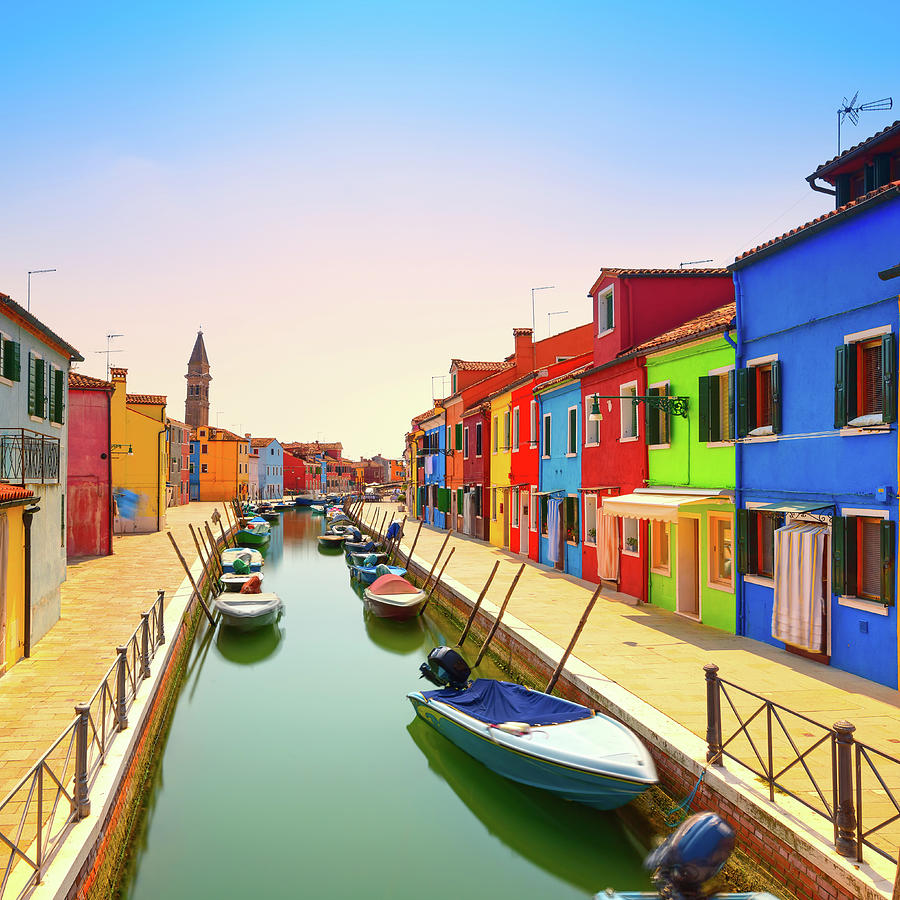
#> input picture 2-venice-landmark-burano-island-canal-colorful-houses-and-boats-stevanzz-photography.jpg, 900 x 900 px
$ python environment.py
#> lines starting #> are read from the running program, lines starting #| are printed output that depends on the picture
#> further down, original_image is the input picture: shape (900, 900, 3); mean B, G, R 156.6, 163.1, 161
import numpy as np
from cv2 import cv2
import matplotlib.pyplot as plt
from PIL import Image

def crop_half(image):
  a = []
  height, width = image.shape[:2]
#> height = 900; width = 900
  # Let's get the starting pixel coordiantes (top left of cropped top)
  start_row, start_col = int(0), int(0)
  # Let's get the ending pixel coordinates (bottom right of cropped top)
  end_row, end_col = int(height ), int(width * .5)
#> end_row = 900; end_col = 450
  cropped_top = image[start_row:end_row , start_col:end_col]
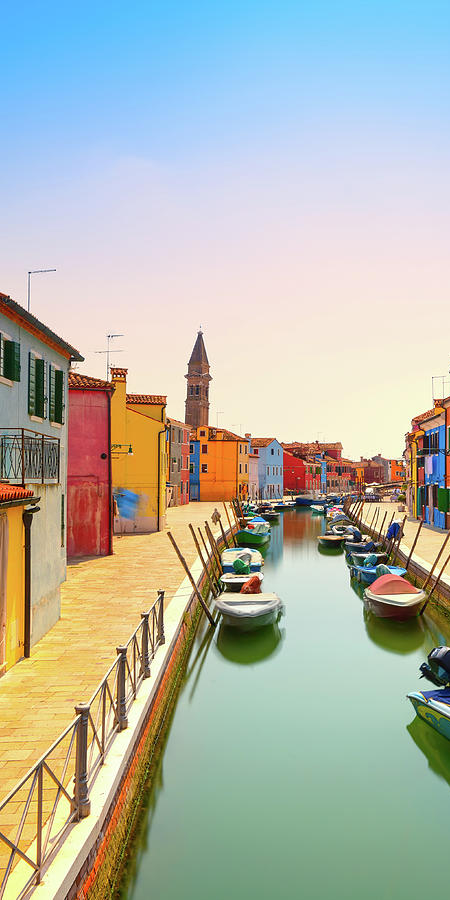
#> cropped_top: shape (900, 450, 3); mean R, G, B 177.9, 181.8, 170.2
  a.append(start_row)
  a.append(end_row)
  a.append(start_col)
  a.append(end_col)
  print (start_row, end_row)
#| 0 900
  print (start_col, end_col)
#| 0 450

  cv2.imshow("Cropped Left", cropped_top)
  cv2.waitKey(0)
  cv2.destroyAllWindows()

  # Let's get the starting pixel coordiantes (top left of cropped bottom)
  start_row, start_col = int(0), int(width* .5)
#> start_row = 0; start_col = 450
  # Let's get the ending pixel coordinates (bottom right of cropped bottom)
  end_row, end_col = int(height), int(width)
#> end_col = 900
  cropped_bot = image[start_row:end_row , start_col:end_col]
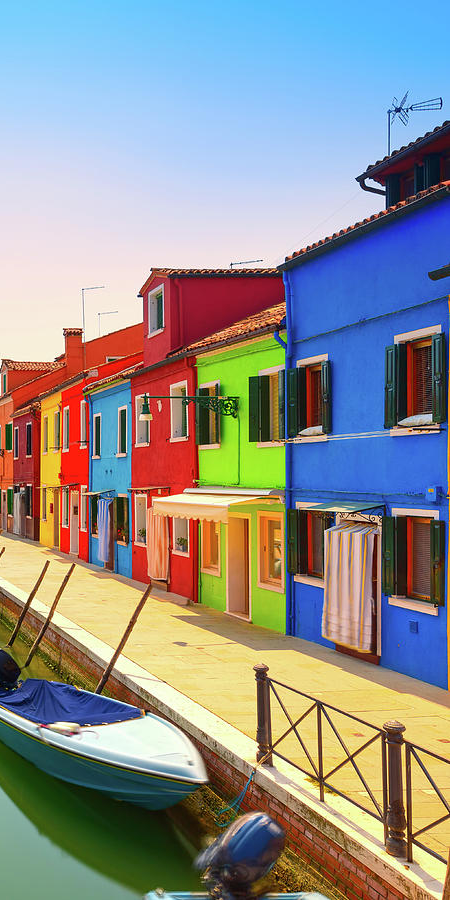
#> cropped_bot: shape (900, 450, 3); mean R, G, B 144.2, 144.5, 142.9
  a.append(start_row)
  a.append(end_row)
  a.append(start_col)
  a.append(end_col)
  print (start_row, end_row)
#| 0 900
  print (start_col, end_col)
#| 450 900

  cv2.imshow("Cropped Right", cropped_bot)
  cv2.waitKey(0)
  cv2.destroyAllWindows()
  return a

# img = training & testing data
def BasicAgent(img):
  vectorized = img.reshape((-1,3))
  vectorized = np.float32(vectorized)

  criteria = (cv2.TERM_CRITERIA_EPS + cv2.TERM_CRITERIA_MAX_ITER, 10, 1.0)
  K = 5
  attempts=10
  # Running k means, with k = 5
  ret,label,center=cv2.kmeans(vectorized,K,None,criteria,attempts,cv2.KMEANS_PP_CENTERS)
  center = np.uint8(center)
  res = center[label.flatten()]

  # Array of 5 representative RGB Values
  repColors = center
  print(repColors)


  result_image = res.reshape((img.shape))


  figure_size = 15
  plt.figure(figsize=(figure_size/2,figure_size/2))
  plt.subplot(1,2,1),plt.imshow(img)
  plt.title('Original Image'), plt.xticks([]), plt.yticks([])
  plt.subplot(1,2,2),plt.imshow(result_image)
  plt.title('Segmented Image when K = %i' % K), plt.xticks([]), plt.yticks([])
  plt.show()


original_image = cv2.imread("2-venice-landmark-burano-island-canal-colorful-houses-and-boats-stevanzz-photography.jpg")
orig=cv2.cvtColor(original_image,cv2.COLOR_BGR2RGB)

coord = crop_half(orig)
#> coord = [0, 900, 0, 450, 0, 900, 450, 900]
start_row = coord[0]
#> start_row = 0
end_row = coord[1]
#> end_row = 900
start_col = coord[2]
#> start_col = 0
end_col = coord[3]
#> end_col = 450

# Training image
img = orig[start_row:end_row , start_col:end_col]

# Testing image
greyimg = orig[coord[4]:coord[5] , coord[6]:coord[7]]
greyimg = cv2.cvtColor(greyimg, cv2.COLOR_BGR2GRAY)
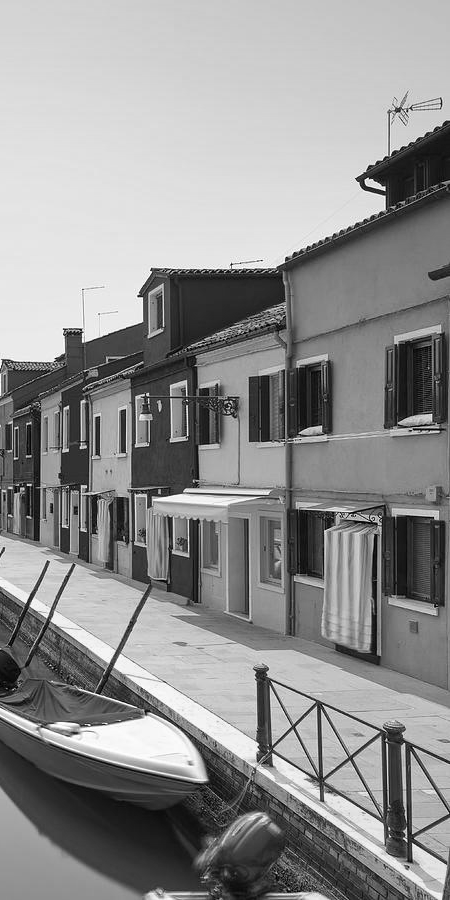
#> greyimg: shape (900, 450); min 0, max 255, mean 144
greyimg = cv2.cvtColor(greyimg,cv2.COLOR_GRAY2BGR)
#> greyimg: shape (900, 450, 3)

# Images array containing training and testing data
imgs = [img,greyimg]
cv2.imshow("grey img", greyimg)
# [5 lines of commented-out code are left out]

min_shape = sorted( [(np.sum(i.size), i.size ) for i in imgs])[0][1]
#> min_shape = 1215000
imgs_comb = np.hstack( (np.asarray( imgs ) ))
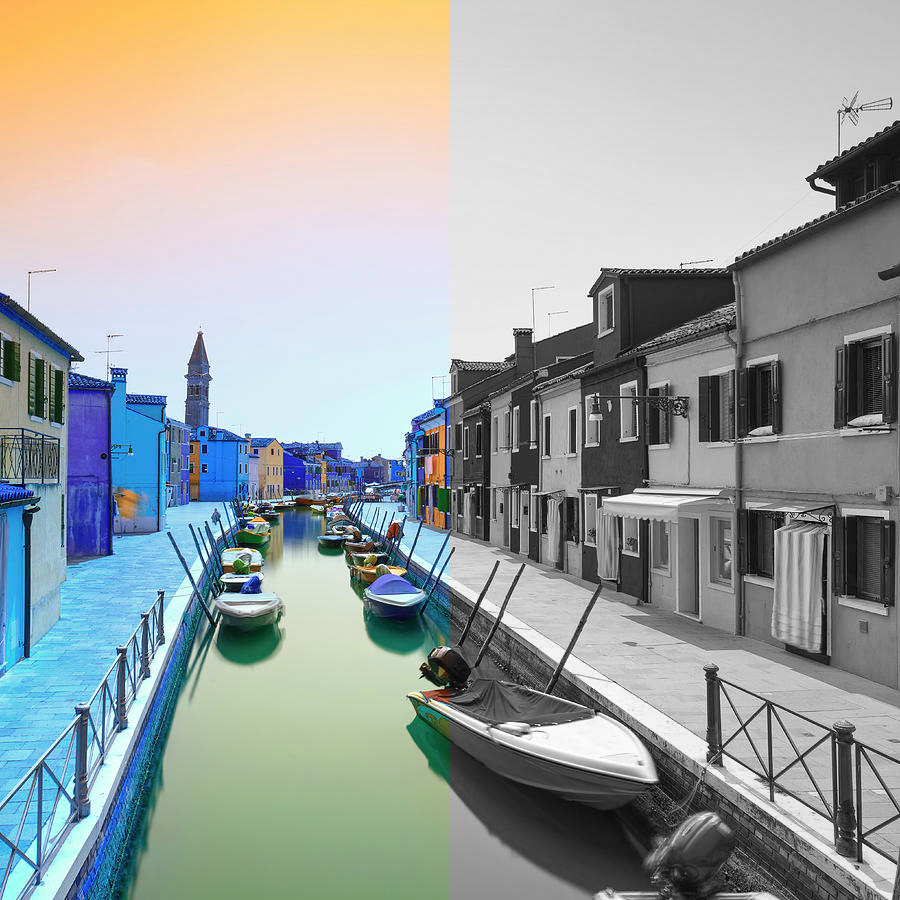
#> imgs_comb: shape (900, 900, 3); mean of channels 0, 1, 2 160.9, 162.9, 157.1; drawn as B, G, R

BasicAgent(orig)
#> in BasicAgent, `ret,label,center=cv2.kmeans(vectorized,K,None,criteria,attempts,cv2.KM..`: ret = 2.39e+09; center = [[183.5, 168.6, 111.7], [141.2, 201.3, 245.4], [93.39, 58.52, 37.18], [54.51, 98.82, 189.5], [230.3, 226, 217.4]]
#> in BasicAgent, `center = np.uint8(center)`: center = [[183, 168, 111], [141, 201, 245], [93, 58, 37], [54, 98, 189], [230, 226, 217]]
#> in BasicAgent, `repColors = center`: repColors has the same summary as center
#| [[183 168 111]
#|  [141 201 245]
#|  [ 93  58  37]
#|  [ 54  98 189]
#|  [230 226 217]]
#> in BasicAgent, `result_image = res.reshape((img.shape))`:
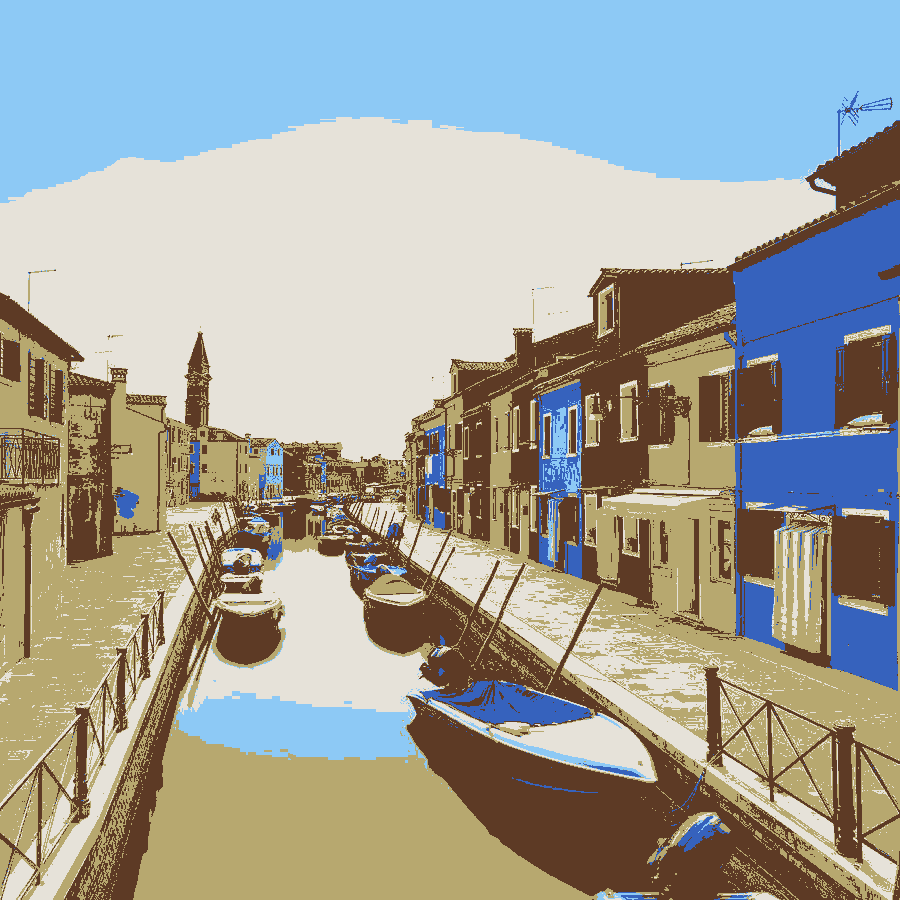
#> result_image: shape (900, 900, 3); mean R, G, B 160.7, 162.7, 156.2
